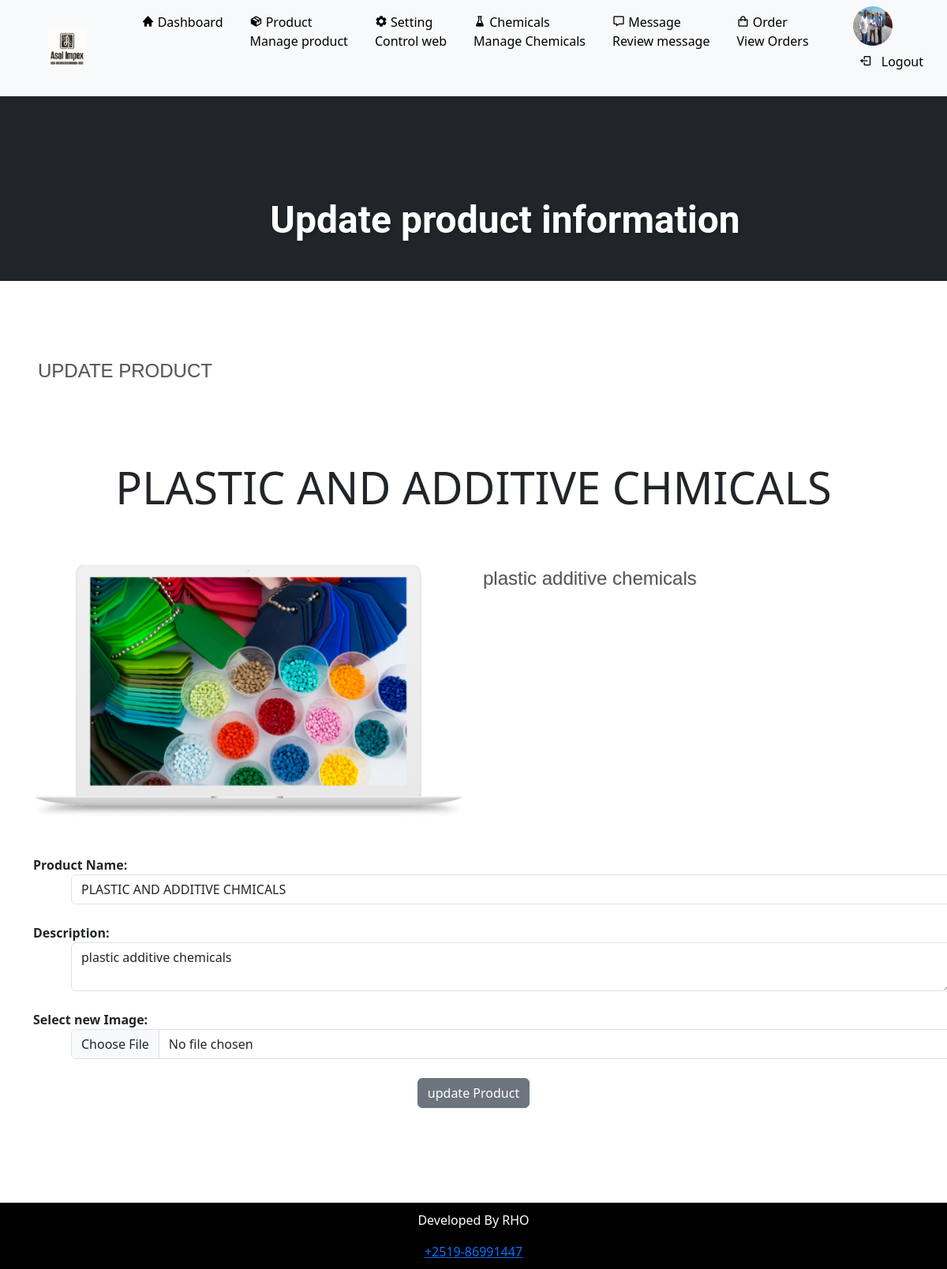
Page /admin/update-product.php?id=53&image=product_431.png (signed in) on the committed database.
### tables this page shows
CREATE TABLE `product_tbl` (
  `id` int(255) UNSIGNED NOT NULL,
  `pname` varchar(255) NOT NULL,
  `pdsc` varchar(1000) DEFAULT NULL,
  `image` varchar(1000) NOT NULL
);

### Admin/update-product.php (the view, shortened to what this page needs)
<?php
include('../config/constant.php');
$id = $_GET['id'];
$sql = "SELECT * FROM product_tbl WHERE id=$id";
$res = mysqli_query($conn, $sql);
if ($res == true) {
    $count = mysqli_num_rows($res);
    if ($count == 1) {
        $row = mysqli_fetch_assoc($res);
        $name = $row['pname'];
        $desc = $row['pdsc'];
        $image1 = $row['image'];
    } else {
        header("location:" . SITEURL . 'admin/product.php');
    }
}
include('./partials/menu.php');
?>
<!DOCTYPE html>
<html lang="en">
<head>
    <link rel="stylesheet" href="https://cdn.jsdelivr.net/npm/boxicons@2.1.0/css/boxicons.min.css">
    <link rel="stylesheet" href="https://cdnjs.cloudflare.com/ajax/libs/font-awesome/5.15.3/css/all.min.css">
    <div class="container-fluid bg-dark mb-5 p-5">
        <div class="fw-bold display-5 text-center text-white">
            Update product information
        </div>
    </div>
    <div class="lead ms-5 mt-5">UPDATE PRODUCT</div>
    <br><br>
    <div class="container">
        <div class="text-center display-4 mt-5"><?php echo $name ?></div>
        <br><br>
        <div class="row justify-content-center mt-3">
            <div class="col-lg-6 col-md-4">
                <img src="<?php echo SITEURL; ?>assets/products/<?php echo $image1; ?>" alt="" class="img-fluid imgn"
                    height="600" width="700">
            </div>
            <div class="col-lg-6 col-md-4">
                <p class="lead"><?php echo $desc ?></p>
            </div>
            <div class="container">
            <form class="text-lg-start text-md-start mt-5  " action="" method="POST" enctype="multipart/form-data">
                <div class="form-group">
                    <label for="pname"><b>  Product Name:</b> </label>
                    <input type="text" name="pname" id="pname" class="form-control ms-5" value="<?php echo $name ?>"
                        placeholder="Enter your product name" required>
                </div>
                <br>
                <div class="form-group">
                    <label for="pdesc"><b>Description:</b></label>
                    <textarea name="pdesc" id="pdesc" class="form-control ms-5"
                        placeholder="Enter product description" required><?php echo $desc ?></textarea>
                </div>
                <br>
                <div class="form-group">
                    <label for="image"><b>Select  new Image:</b></label>
                    <input type="file" name="image" id="image" class="form-control ms-5">
                </div>
                <br>
                <div class="form-group  text-center">
                    <input type="submit" name="submit" class='btn btn-secondary' value="update Product">
                </div>
                <br><br><br>
            </form>
        </div>
        </div>
    </div>
    <br><br>
    <?php include('./partials/footer.php'); ?>
</body>
</html>

### Admin/update-product.php (style rules this page uses)
.display-5 { margin-left: 5rem; margin-top: 5rem; font-family: 'Roboto', sans-serif; font-weight: bold; color: #333; text-shadow: 2px 2px 4px rgba(0, 0, 0, 0.2); }
.imgn { border-radius: 10px; }
.lead { animation: slideInLeft 3s ease-in-out; font-family: 'Arial', sans-serif; font-size: 1.5rem; color: #555; text-shadow: 1px 1px 2px rgba(0, 0, 0, 0.1); }

### Admin/partials/footer.php (style rules this page uses)
body { margin: 0; padding: 0; display: flex; flex-direction: column; min-height: 100vh; }

### rows in the picture
product_tbl: pname "PLASTIC AND ADDITIVE CHMICALS", image (picture), pdsc "plastic additive chemicals", pdesc "plastic additive chemicals"
